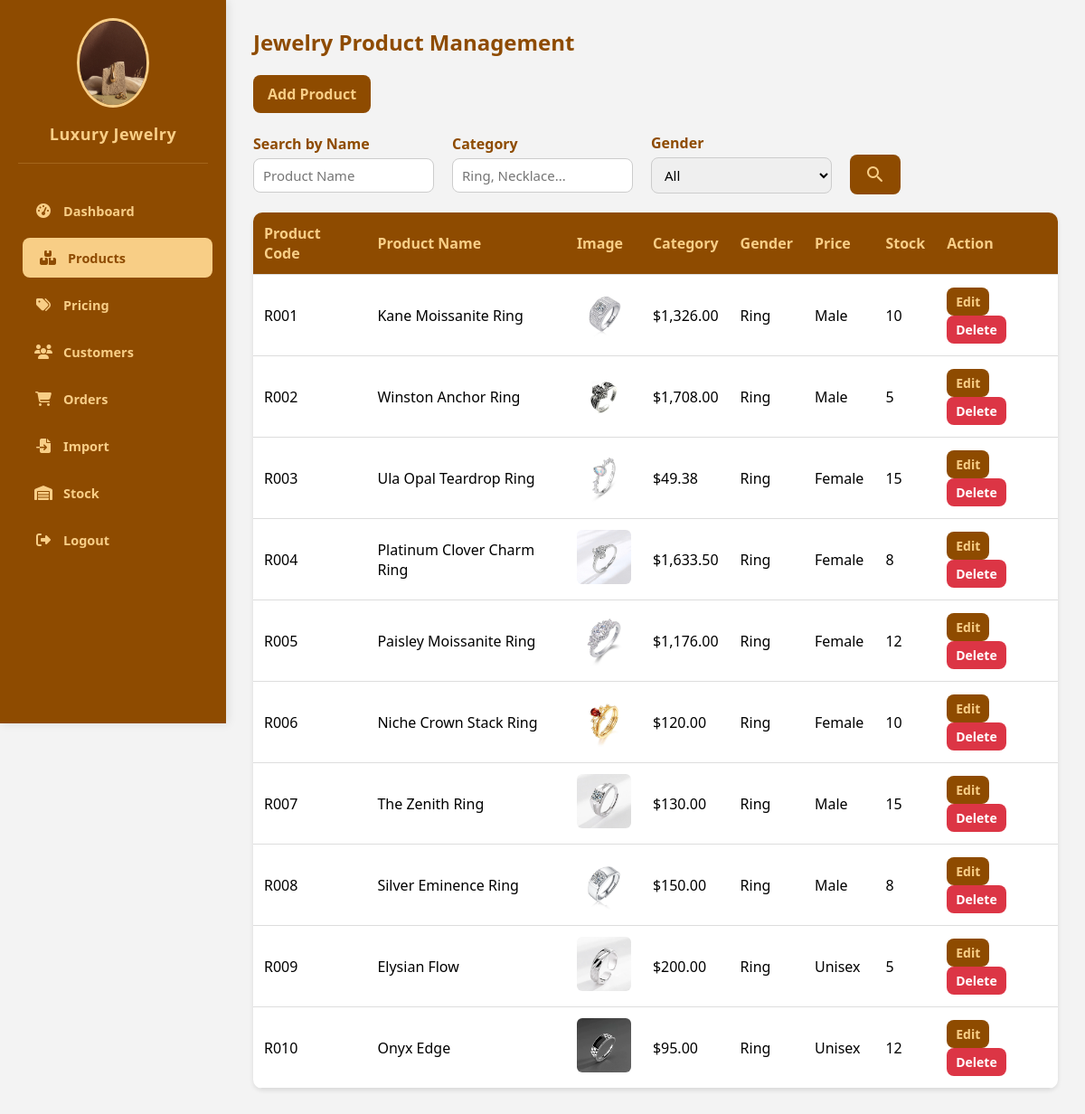
Page /Jewellery/admin/product_management.php on the earlier database version.
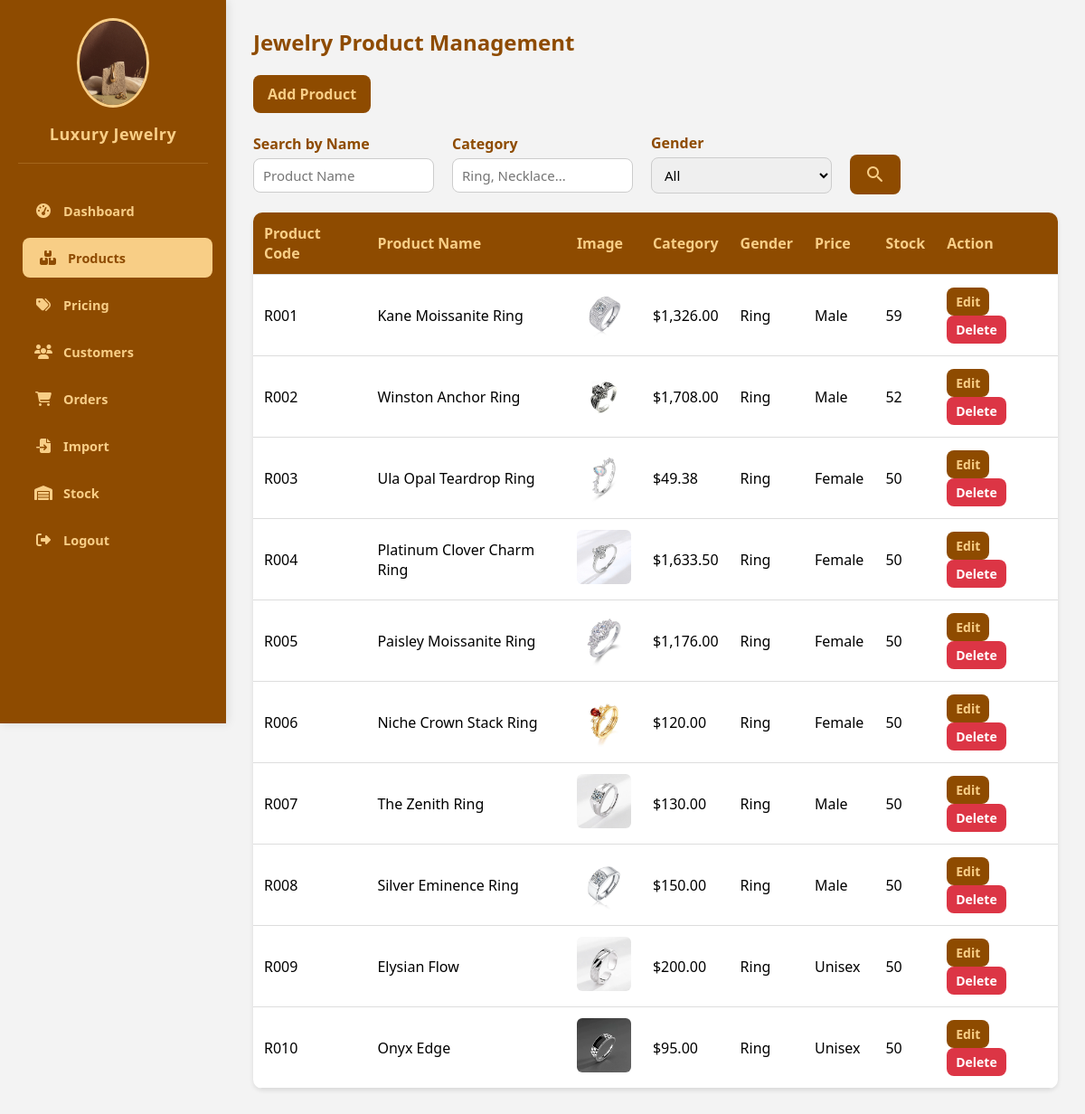
Same page on the later database version.
### tables this page shows
CREATE TABLE `products` (
  `id` varchar(50) NOT NULL,
  `name` varchar(255) DEFAULT NULL,
  `price` decimal(15,2) DEFAULT NULL,
  `image` varchar(255) DEFAULT NULL,
  `cost_price` decimal(15,2) DEFAULT 0.00,
  `profit_percent` int(11) DEFAULT 0,
  `stock` int(11) DEFAULT 0,
  `category` varchar(100) DEFAULT NULL,
  `gender` varchar(20) DEFAULT NULL,
  PRIMARY KEY (`id`)
);

### Jewellery/admin/product_management.php (the view, shortened to what this page needs)
<?php
require_once '../config/config.php';
$limit = 10;
$page  = isset($_GET['page']) && is_numeric($_GET['page']) ? (int)$_GET['page'] : 1;
$start = ($page - 1) * $limit;
$search_name     = isset($_GET['product_name'])     ? trim($_GET['product_name'])     : '';
$search_category = isset($_GET['product_category']) ? trim($_GET['product_category']) : '';
$where_clause = "WHERE 1=1";
$sql    = "SELECT id AS code, name, image, price, stock, category, gender FROM products $where_clause ORDER BY id ASC LIMIT $start, $limit";
$result = $conn->query($sql);
$products = [];
if ($result && $result->num_rows > 0) {
    while ($row = $result->fetch_assoc()) {
        $products[] = $row;
    }
}
?>
<!DOCTYPE html>
<html lang="en">
<head>
  <link rel="stylesheet" href="admin_function.css">
  <link rel="stylesheet" href="https://cdnjs.cloudflare.com/ajax/libs/font-awesome/6.4.0/css/all.min.css">
</head>
<body>
<?php include 'sidebar_include.php'; ?>
  <div class="content">
    <section id="product-manage" class="section">
      <header><h1>Jewelry Product Management</h1></header>
      <div class="user-actions">
        <a href="add_product.php" class="btn">Add Product</a>
      </div>
      <form class="search-section" method="GET" action="product_management.php">
        <div class="search-group">
          <label class="search-label" for="product-name">Search by Name</label>
          <input type="text" id="product-name" name="product_name" class="search-input"
                 placeholder="Product Name" value="<?php echo htmlspecialchars($search_name); ?>">
        </div>
        <div class="search-group">
          <label class="search-label" for="product-category">Category</label>
          <input type="text" id="product-category" name="product_category" class="search-input"
                 placeholder="Ring, Necklace..." value="<?php echo htmlspecialchars($search_category); ?>">
        </div>
        <div class="search-group">
          <label class="search-label" for="product-gender">Gender</label>
          <select id="product-gender" name="product_gender" class="search-select">
            <option value="">All</option>
          </select>
        </div>
        <button type="submit" class="btn-search">
          <i class="material-icons-round">search</i>
        </button>
      </form>
      <div class="user-list">
        <table>
          <tr>
            <th>Product Code</th><th>Product Name</th><th>Image</th>
            <th>Category</th><th>Gender</th><th>Price</th><th>Stock</th><th>Action</th>
          </tr>
          <?php if (empty($products)): ?>
          <tr><td colspan="6" style="text-align:center;color:#888;padding:20px;">No products found.</td></tr>
          <?php else: ?>
          <?php foreach ($products as $p): ?>
          <tr>
            <td><?php echo htmlspecialchars($p['code']); ?></td>
            <td><?php echo htmlspecialchars($p['name']); ?></td>
            <td>
              <?php if (!empty($p['image'])): ?>
                <img src="../images/<?php echo htmlspecialchars($p['image']); ?>"
                     alt="<?php echo htmlspecialchars($p['name']); ?>"
                     class="product-img"
                     onerror="this.style.display='none';this.nextElementSibling.style.display='inline-flex';">
              <?php else: ?>
                <span class="no-image">No img</span>
              <?php endif; ?>
            </td>
            <td>$<?php echo number_format((float)$p['price'], 2, '.', ','); ?></td>
            <td><?php echo htmlspecialchars($p['category']); ?></td>
            <td><?php echo htmlspecialchars($p['gender']); ?></td>
            <td><?php echo htmlspecialchars($p['stock']); ?></td>
            <td>
              <a href="edit_product.php?code=<?php echo urlencode($p['code']); ?>" class="btn small">Edit</a>
              <form method="POST" action="product_management.php" style="display:inline;">
                 <button type="submit" class="btn small"
                         style="background:#dc3545;color:white;border:none;cursor:pointer;"
                         onclick="return confirm('Are you sure you want to delete this product?');">Delete</button>
              </form>
            </td>
          </tr>
          <?php endforeach; ?>
          <?php endif; ?>
        </table>
      </div>
    </section>
  </div>
</body>
</html>

Differences in the rows shown:
changed products "Kane Moissanite Ring": stock "10" → "59"
changed products "Winston Anchor Ring": stock "5" → "52"
changed products "Ula Opal Teardrop Ring": stock "15" → "50"
changed products "Platinum Clover Charm Ring": stock "8" → "50"
changed products "Paisley Moissanite Ring": stock "12" → "50"
changed products "Niche Crown Stack Ring": stock "10" → "50"
changed products "The Zenith Ring": stock "15" → "50"
changed products "Silver Eminence Ring": stock "8" → "50"
changed products "Elysian Flow": stock "5" → "50"
changed products "Onyx Edge": stock "12" → "50"
